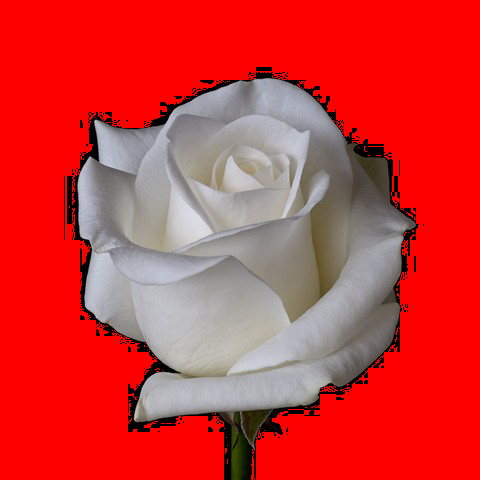
#> input picture bgresult.png, 480 x 480 px
$ python tugas2bgb.py
#> lines starting #> are read from the running program, lines starting #| are printed output that depends on the picture; after the words box and inside, x2 and y2 are one past the last pixel; in counts of white or black regions, pixels touching at a corner belong together


# -*- coding: utf-8 -*-
"""
Created on Mon Mar 25 19:47:42 2019

@author: Toshiba
"""
import cv2 as cv
import numpy as np

# Load the aerial image and convert to HSV colourspace
image = cv.imread("bgresult.png")
#> image is the input picture: shape (480, 480, 3); mean B, G, R 55.8, 56.4, 208
image = np.array(image, dtype=np.uint8)
hsv=cv.cvtColor(image,cv.COLOR_BGR2HSV)
#> hsv: shape (480, 480, 3); mean H, S, V 28.9, 165.8, 209.3

# Define lower and uppper limits of what we call "red"
lower = np.array([0,100,100])
upper = np.array([20,255,255])


# Mask image to only select browns
mask=cv.inRange(hsv,lower,upper)
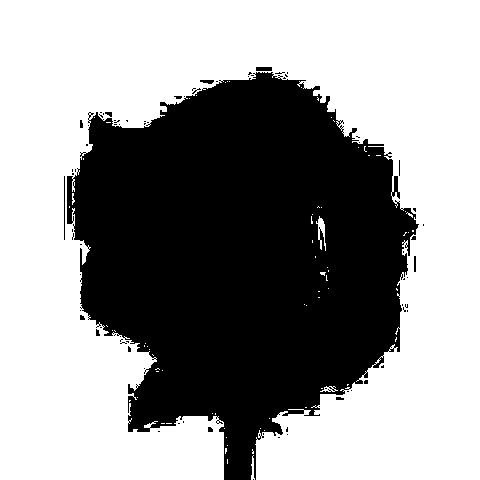
#> mask: shape (480, 480); 59.2% white; 79 black regions (68 under 20 px), largest, box (x1, y1, x2, y2) and area: (67, 72, 419, 480) 93446, (256, 67, 272, 71) 64, (64, 176, 65, 240) 64

# Change image to purple where we found red
image[mask>0]=(205,0,205)
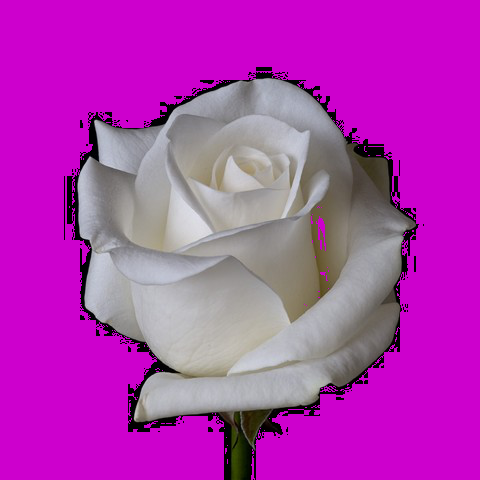
#> image: shape (480, 480, 3); mean B, G, R 177.1, 56.3, 178.5

cv.imwrite("bgresult2.png",image)
